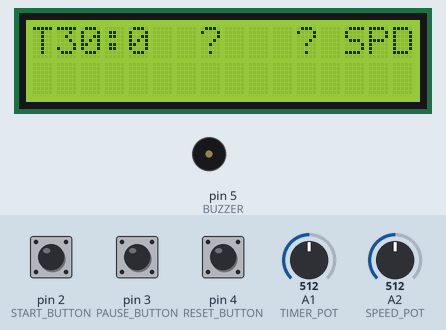
A sketch run on a simulated Arduino Uno, built with avr-gcc and run on an emulated ATmega328P. Parts: 16×2 character LCD, buzzer (waves = sounding, pin HIGH). Inputs (shaded band) come from the test bench; at power-on: pin 2 (START_BUTTON) HIGH, pin 4 (RESET_BUTTON) HIGH, A1 (TIMER_POT) = 512, pin 3 (PAUSE_BUTTON) HIGH, A2 (SPEED_POT) = 512. What the sketch prints to the serial monitor is not drawn.

Above: at 1.2 s.
1.3 s: pin 2 (START_BUTTON) pulled LOW for 0.15 s
At 1.51 s:
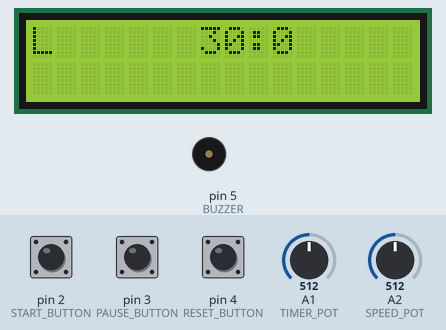
2.0 s: pin 4 (RESET_BUTTON) pulled LOW for 0.15 s
At 3.3 s:
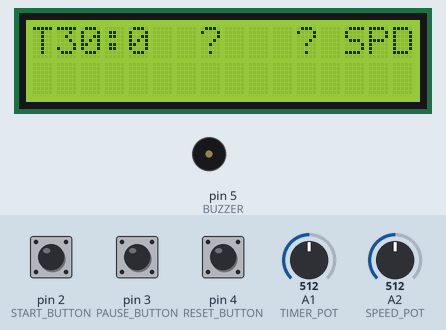
5.1 s: A1 (TIMER_POT) set to 499
At 5.9 s:
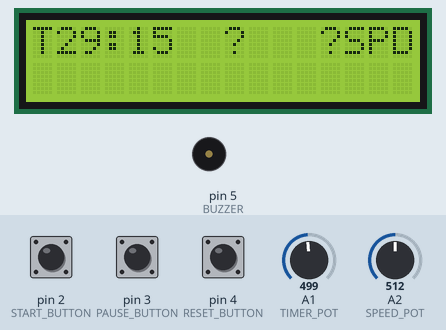
8.1 s: A1 (TIMER_POT) set to 306
At 9.5 s:
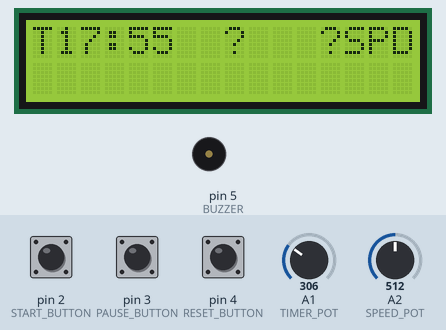
11.1 s: pin 2 (START_BUTTON) pulled LOW for 1 s
At 11.33 s:
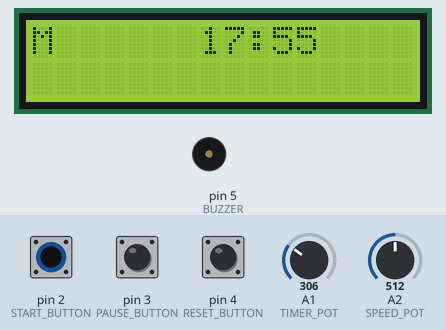
12.7 s: pin 3 (PAUSE_BUTTON) pulled LOW for 0.15 s
At 13.6 s:
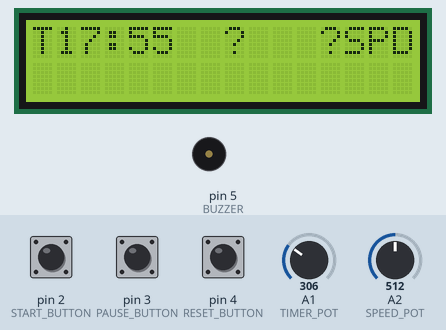
Timing chart, 0 to 15.7 s (numbered marks = the images above; inputs shaded):
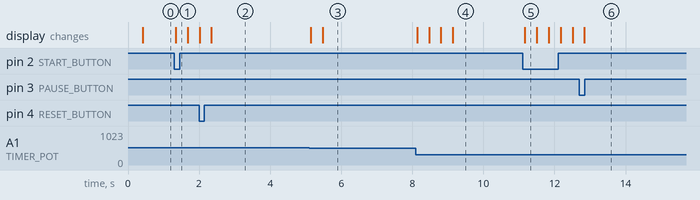

The sketch:

main.ino
```cpp
#include <Arduino.h>
#include <avr/io.h>
#include <avr/interrupt.h>
#include <Wire.h>
#include <LiquidCrystal_I2C.h>

// Digital
#define RESET_BUTTON 4
#define PAUSE_BUTTON 3
#define START_BUTTON 2
// Some PWM pin for buzzer
#define BUZZER 5
#define RELAY 6

// Analog
#define TEMP_POT A0
#define TIMER_POT A1
#define SPEED_POT A2

// LCD
#define LCD_WIDTH 16
#define LCD_HEIGHT 2
#define LCD_ADDRESS 0x27

// Constants
#define POTENTIOMETER_MAX 1023
#define TIMER_STEP 5
#define MAX_TIMER 3600
#define MAX_SPEED 10.0

enum class StateProgram {
  SETUP,
  PAUSE,
  DONE,
  COOKING
};

enum class Button {
  START,
  PAUSE,
  RESET,
  NONE
};

struct Context {
  StateProgram state;
  StateProgram previous;
  Button lastButton;
  double timer;
  double timeLeft;
  unsigned long lastTick;
  bool timerSet;
  double temp;
  double speed;
  LiquidCrystal_I2C lcd;
  unsigned long lcdFrames;
  unsigned long lastTickLCD;

  Context()
  : state(StateProgram::SETUP),
    previous(StateProgram::SETUP),
    lastButton(Button::NONE),
    timer(0.0f),
    timeLeft(0.0f),
    timerSet(false),
    temp(0.0f),
    speed(0.0f),
    lcd(LCD_ADDRESS, LCD_WIDTH, LCD_HEIGHT),
    lastTick(0),
    lcdFrames(0)
  {}
} context;

void resetContext() {
  context.state = StateProgram::SETUP;
  context.previous = StateProgram::SETUP;
  context.lastButton = Button::NONE;
  context.timer = 0.0;
  context.timeLeft = 0.0;
  context.timerSet = false;
  context.temp = 0.0;
  context.speed = 0.0;
  context.lastTick = 0;
  context.lcdFrames = 0;
}

void relayOn() {
  digitalWrite(RELAY, HIGH);
}

void relayOff() {
  digitalWrite(RELAY, LOW);
}

void buzzerOn() {
  digitalWrite(BUZZER, HIGH);
}

void buzzerOff() {
  digitalWrite(BUZZER, LOW);
}

void setTimer(double potentiometerValue) {
  static int32_t filter = -1;
  if (filter < 0) {
    filter = potentiometerValue;
  }
  filter = (filter * 7 + potentiometerValue) / 8;

  const int BUCKETS = MAX_TIMER / TIMER_STEP;
  int32_t bucket = (filter * BUCKETS) / POTENTIOMETER_MAX;
  context.timer = (int32_t)bucket * TIMER_STEP;
  // TODO: Chcek if new time is less than or equal to time left if it is change both otherwise just chhange context.timer
}

void setSpeed(double potentiometerValue) {
  context.speed = (potentiometerValue / POTENTIOMETER_MAX) * MAX_SPEED;
  // TODO: Increase in increments of 0.1
}

void countDownTimer() {
  unsigned long now = millis();
  if (now - context.lastTick >= 1000) {
    context.timeLeft -= 1;
    context.lastTick = now;
  }
}

void getTime(int times, int& minutes, int& seconds) {
  minutes = times / 60;
  seconds = times % 60;
}

void setTimeLeft() {
  if (!context.timerSet) {
    context.timerSet = true;
    context.timeLeft = context.timer;
  }
}

bool checkTimerDone() {
  return context.timeLeft <= 0;
}

double getPotentiometer(int pinNumber) {
  return analogRead(pinNumber);
}

void setPotentiometers() {
  setTimer(getPotentiometer(TIMER_POT));
  setSpeed(getPotentiometer(SPEED_POT));
}

void checkButtons() {
  if (!digitalRead(START_BUTTON) && (context.lastButton != Button::START)) {
    context.previous = context.state;
    context.state = StateProgram::COOKING;
    context.lastButton = Button::START;
    setTimeLeft();
    relayOn();
  } else if (!digitalRead(PAUSE_BUTTON) && (context.lastButton != Button::PAUSE)) {
    context.previous = context.state;
    context.state = StateProgram::PAUSE;
    context.lastButton = Button::PAUSE;
    relayOff();
  } else if (!digitalRead(RESET_BUTTON) && (context.lastButton != Button::RESET)) {
    context.previous = context.state;
    context.state = StateProgram::SETUP;
    context.lastButton = Button::RESET;
    resetContext();
    relayOff();
  }
}

void initLCD() {
  context.lcd.init();
  context.lcd.backlight();
  context.lcd.setCursor(0, 0);
  context.lcd.print("Hello World!");
}

void mainLCD() {
  context.lcd.setCursor(0, 0);
  context.lcd.print("TIME   TEMP  SPD");
  Serial.println("TIME   TEMP  SPD");
  context.lcd.setCursor(1, 0);
  char meta[LCD_WIDTH];
  int minutes, seconds;
  getTime((int)context.timer, minutes, seconds);
  sprintf(meta, "%d:%d  %f   %f", minutes, seconds, context.temp, context.speed);
  context.lcd.print(meta);
  Serial.println(meta);
}

void cookingLCD() {
  context.lcd.setCursor(0, 0);
  context.lcd.print(banner("TIME LEFT       "));
  Serial.println(banner("TIME LEFT       "));
  context.lcd.setCursor(1, 0);
  char times[LCD_WIDTH];
  int minutes, seconds;
  getTime((int)context.timeLeft, minutes, seconds);
  sprintf(times, "      %d:%d     ", minutes, seconds);
  context.lcd.print(times);
  Serial.println(times);
}

void doneLCD() {
  context.lcd.setCursor(0, 0);
  context.lcd.print(banner("DONE    DONE    "));
  Serial.println(banner("DONE    DONE    "));
  context.lcd.setCursor(1, 0),
  context.lcd.print(banner("    DONE    DONE"));
  Serial.println(banner("    DONE    DONE"));
}

char* banner(const char* in) {
  static char out[LCD_WIDTH + 1];
  int j = 0;
  for (int i = context.lcdFrames; i < LCD_WIDTH; ++i) {
    out[j++] = in[i];
  }
  for (int i = 0; i < context.lcdFrames; ++i) {
    out[j++] = in[i];
  }
  out[LCD_WIDTH] = '\0';
  return out;
}

void setup() {
  Serial.begin(9600);

  pinMode(START_BUTTON, INPUT_PULLUP); // Start Button
  pinMode(PAUSE_BUTTON, INPUT_PULLUP); // Pause Button
  pinMode(RESET_BUTTON, INPUT_PULLUP); // Reset Button

  pinMode(TIMER_POT, INPUT);
  pinMode(SPEED_POT, INPUT);

  pinMode(BUZZER, OUTPUT);

  initLCD();
}

void loop() {
  checkButtons();
  // TODO: Temperature Sensor
  // Potentially need to run this 10fps or some other rate.
  switch(context.state) {
    case StateProgram::SETUP:
        mainLCD();
        setPotentiometers();
        buzzerOff();
      break;
    case StateProgram::PAUSE:
        mainLCD();
        setPotentiometers();
      break;
    case StateProgram::COOKING:
        cookingLCD();
        // TODO: Motor Controller Function
        // TODO: Solenoid Valve Controller Function
        countDownTimer();
        if (checkTimerDone()) {
          context.previous = context.state;
          context.state = StateProgram::DONE;
        }
      break;
    case StateProgram::DONE:
        doneLCD();
        //Serial.println("BUZZZZZZZZ");
        relayOff();
        buzzerOn();
      break;
  }

  unsigned long now = millis();
  if (now - context.lastTickLCD >= 250) {
      context.lcdFrames = (context.lcdFrames + 1) % LCD_WIDTH;
      context.lastTickLCD = now;
  }
}
```

Measured:
- after the input at 1.3 s, the display: changes after 0.05 s (image 1)
- after the input at 2.0 s, the display: first differs from a run without the input after 0.34 s (image 2)
- after the input at 5.1 s, the display: first changes after 0.05 s (image 3 shows a later state)
- after the input at 8.1 s, the display: first changes at once (image 4 shows a later state)
- after the input at 11.1 s, the display: changes after 0.07 s (image 5)
- after the input at 12.7 s, the display: changes after 0.14 s (image 6)
